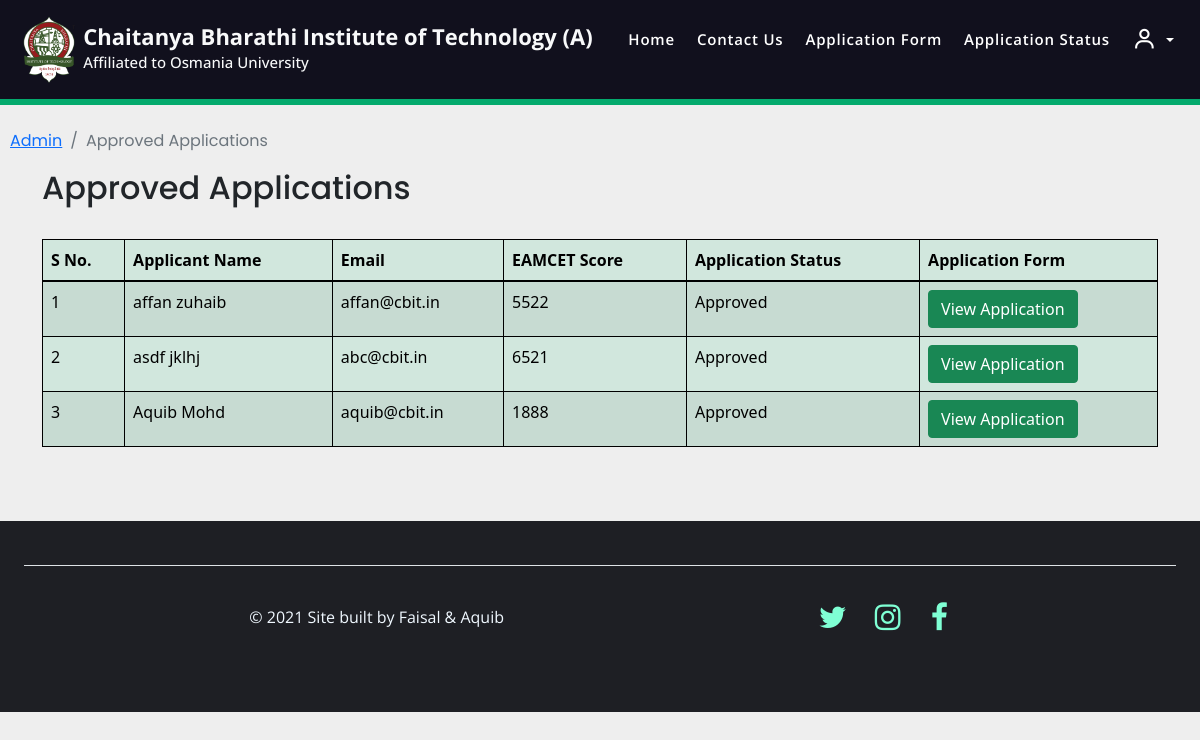
The page /approved_users/ (signed in) on the database its author committed.
### home/models.py (models this page shows, shortened)
class Application(models.Model):
    COURSES = (
    ('Artificial Intelligence & Data Science', 'Artificial Intelligence & Data Science'),
    ('Artificial Intelligence & Machine Learning', 'Artificial Intelligence & Machine Learning'),
    ('IoT, Block-Chain Technology & Cyber Security', 'IoT, Block-Chain Technology & Cyber Security'),
    ('Computer Science Engineering', 'Computer Science Engineering'),
    ('Information Technology', 'Information Technology'),
    ('Electronics & Communication Engineering', 'Electronics & Communication Engineering'),
    ('Electrical & Electronics Engineering', 'Electrical & Electronics Engineering'),
    ('Mechanical Engineering', 'Mechanical Engineering'),
    ('Civil Engineering', 'Civil Engineering'),
    ('Chemical Engineering', 'Chemical Engineering'),
    ('Biotechnology', 'Biotechnology'),
    )
    GENDER_CHOICES = (
    ('Male', 'Male'),
    ('Female', 'Female'),
    ('Other', 'Other')
    )
    STATUS = (
        ('Approved', 'Approved'),
        ('Pending', 'Pending'),
        ('Rejected', 'Rejected'),
    )
    user = models.OneToOneField(User, on_delete=models.CASCADE, blank=True, null=True)
    course = models.CharField(max_length=100, choices= COURSES)
    name = models.CharField(max_length=200)
    gender = models.CharField(choices=GENDER_CHOICES, max_length=128, default="None")
    DOB = models.DateField(default=datetime.today)
    email = models.EmailField()
    phone = models.CharField(max_length=200)
    address = models.TextField(max_length=200)
    student_profile = models.ImageField(upload_to="images")
    ssc_score = models.DecimalField(max_digits=4, decimal_places=2, null=True)
    ssc_memo = models.ImageField(upload_to="images", null=True)
    ssc_tc = models.ImageField(upload_to="images", null=True)
    inter_score = models.DecimalField(max_digits=4, decimal_places=2, null=True)
    inter_memo = models.ImageField(upload_to="images", null=True)
    inter_tc = models.ImageField(upload_to="images", null=True)
    eamcet_score = models.IntegerField(null=True)
    eamcet_memo = models.ImageField(upload_to="images", null=True)
    jee_score = models.DecimalField(max_digits=5, decimal_places=3, null=True)
    jee_memo = models.ImageField(upload_to="images", null=True)
    Application_Status = models.TextField(max_length=100, choices=STATUS, default="Pending")
    message = models.TextField(max_length=100, default="", null=True, blank=True)

### home/views.py (the view)
# urls.py: path('approved_users/', views.approved_users, name='approved_users'),
def approved_users(request):
    if not request.user.is_superuser:
        return redirect("/sign_in")
    applications = Application.objects.filter(Application_Status='Approved')
    return render(request, 'approved_users.html', {"applications":applications})

### templates/approved_users.html (shortened to what this page needs)
{% extends 'base.html' %}
{% block body %}
<nav aria-label="breadcrumb" style="padding-left: 10px; font-family: 'Poppins', sans-serif;">
    <ol class="breadcrumb">
        <li class="breadcrumb-item"><a href="/handle_admin/">Admin</a></li>
        <li class="breadcrumb-item active" aria-current="page">Approved Applications</li>
    </ol>
</nav>
<div class="container" style="margin-bottom: 50px;">
    <h2 style="font-family: 'Poppins', sans-serif;">Approved Applications</h2><br>
    <table class="table table-success table-striped" id="myTable">
        <thead>
            <tr style="cursor:pointer">
                <th scope="col" onclick="sortTable(0);">S No.</th>
                <th scope="col" onclick="sortTable(1);">Applicant Name</th>
                <th scope="col" onclick="sortTable(2);">Email</th>
                <th scope="col" onclick="sortTable(3);">EAMCET Score</th>
                <th scope="col" onclick="sortTable(4);">Application Status</th>
                <th scope="col" >Application Form</th>
            </tr>
        </thead>
        <tbody>
            {% for application in applications %}
            <tr>
                <td></td>
                <td>{{application.name}}</td>
                <td>{{application.email}}</td>
                <td>{{application.eamcet_score}}</td>
                <td>{{application.Application_Status}}</td>
                <td><a href="/student_application/{{application.id}}/" target="_blank" class="btn btn-success">View Application</a></td>
            </tr>
            {% endfor %}
        </tbody>
    </table>
</div>
<br>
{% endblock body %}

### templates/base.html (style rules this page uses)
html { scroll-behavior: smooth; height: 100%; min-height: 100%; }
body { height: 100%; min-height: 100%; padding: auto; overflow: visible; overflow-x: hidden; background-color: #eee; }

### templates/approved_users.html (style rules this page uses)
body { counter-reset: Serial; }
table { border-collapse: collapse; }
table, th, td { border: 1px solid black; }
tbody tr td:first-child:before { counter-increment: Serial; content: counter(Serial); }

### rows shown on the page
Application: name "affan zuhaib", email "affan@cbit.in", eamcet_score "5522", Application_Status "Approved"
Application: name "asdf jklhj", email "abc@cbit.in", eamcet_score "6521", Application_Status "Approved"
Application: name "Aquib Mohd", email "aquib@cbit.in", eamcet_score "1888", Application_Status "Approved"
